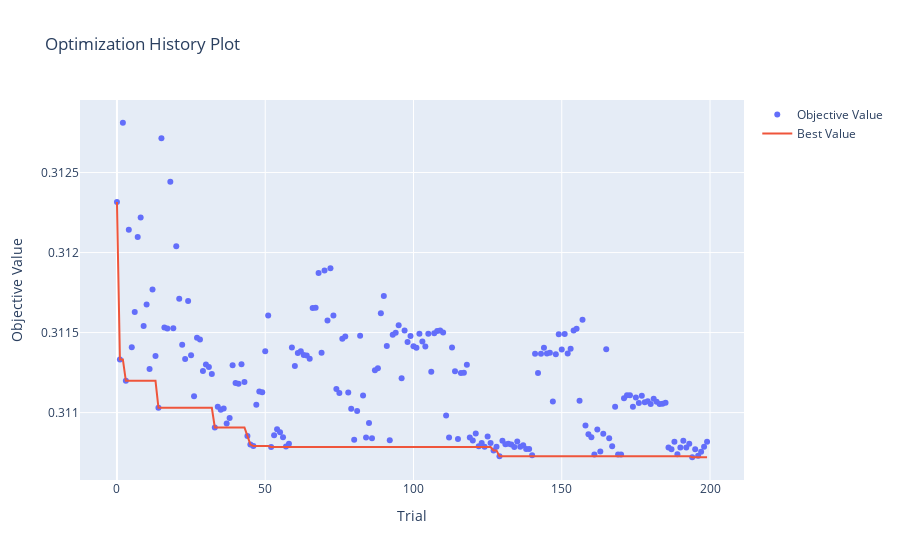

Write notebook code for a chart like this one.
### Markdown cell above
Let's try different models from sklearn to check which one performs the best, in particular we'll use:
- RandomForest
- ExtraTrees
- SVR

### Code cell
# 'rf_n_estimators': 1862, 'rf_max_depth': 19, 'rf_min_samples_split': 2, 'rf_min_samples_leaf': 3

from sklearn.ensemble import RandomForestRegressor


def get_rf_parameters(trial: Trial) -> dict[str, int | float]:
    return {
        "max_features": 0.5,
        "n_estimators": trial.suggest_int("n_estimators", 500, 2000),
        "max_depth": trial.suggest_int("max_depth", 10, 30),
        "min_samples_split": trial.suggest_int("min_samples_split", 2, 11),
        "min_samples_leaf": trial.suggest_int("min_samples_leaf", 1, 5),
        "random_state": RANDOM_STATE,
    }


model_parameters[RandomForestRegressor] = get_rf_parameters

run_study(RandomForestRegressor, X_final, y, kfold, n_trials=200)

### Figure 1 — Plotly figure (JSON) as saved in the notebook; plotly's stock layout.template omitted (floating-point values rounded to 4 significant figures; data arrays with more than 128 entries replaced by an {"elided": "..."} marker saying what was removed)
{"data": [{"mode": "markers", "name": "Objective Value", "type": "scatter", "x": {"elided": "200 int values"}, "y": {"elided": "200 float values"}}, {"mode": "lines", "name": "Best Value", "type": "scatter", "x": {"elided": "200 int values"}, "y": {"elided": "200 float values"}}, {"marker": {"color": "#cccccc"}, "mode": "markers", "name": "Infeasible Trial", "showlegend": false, "type": "scatter", "x": [], "y": []}], "layout": {"title": {"text": "Optimization History Plot"}, "xaxis": {"title": {"text": "Trial"}}, "yaxis": {"title": {"text": "Objective Value"}}}}
